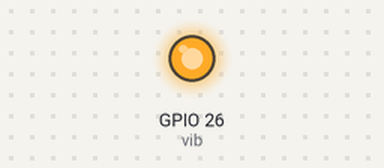
This sketch was run on a simulated ESP32. On the bench: output pins drawn as LEDs (lit = HIGH).

Above: at 0.1 s.
At 19.35 s:
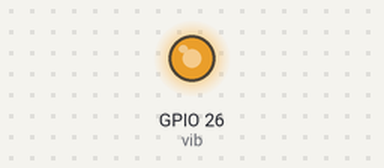
Timing chart, 0 to 40.0 s (numbered marks = the images above):
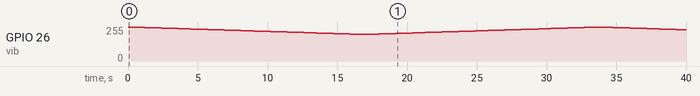

Measured:
- by itself, GPIO 26 (vib): 0/255 → 255/255 at 0.00 s, → 253/255 0.60 s later, → 252/255 0.30 s later, → 251/255 0.30 s later, … (131 changes in this stretch)

The sketch:

pwm_ventilateur.ino
```cpp
int vib = 26; //Le pin 26 correspond à la sortie A0 de la carte

void setup() {

ledcAttachPin(vib, 1); //On relie la sortie A0 au canal PWM 1
ledcSetup(1, 5000, 8); //On configure le canal PWM 1 avec une fréquence de 5000 Hz et une résolution de 8 bits
}

void loop() {

  for (int i=256; i>200; i=i-1) { //On descend pas en dessous d'un rapport cyclique de 39% qui correspond à la tension seuil

    ledcWrite(1, i);
    delay(300); //On attend 100 ms entre chaque itération
  }

  for (int i=200; i<=255; i++) {

    ledcWrite(1, i);
    delay(300);
  }

}
```
